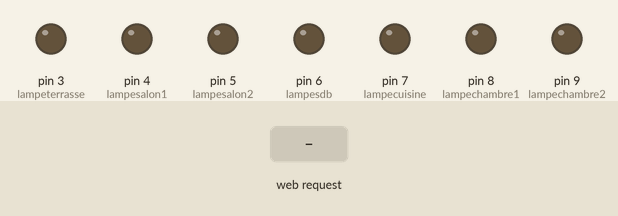
This sketch was run on a simulated Arduino Uno, built with avr-gcc and run on an emulated ATmega328P. Parts: output pins drawn as LEDs (lit = HIGH). The inputs (shaded band) are chosen by the test bench.

Above: at 1.2 s.
1.3 s: HTTP request GET /?L1=1 received
At 2.0 s:
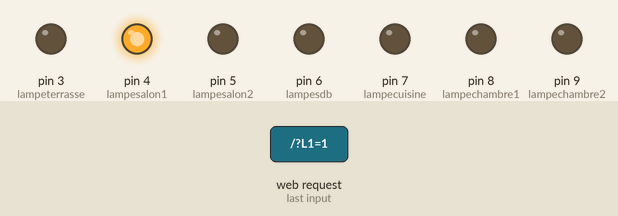
2.8 s: HTTP request GET /?L2=1 received
At 3.2 s:
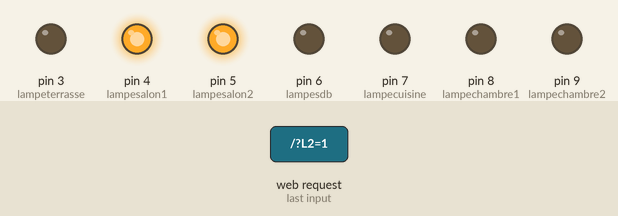
4.3 s: HTTP request GET /?L3=1 received
At 5.5 s:
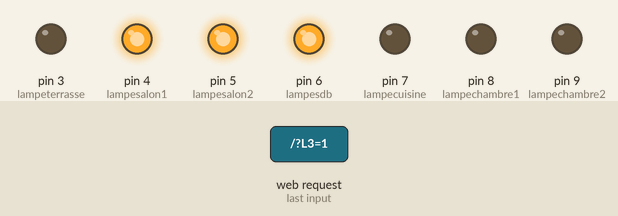
5.8 s: HTTP request GET /?L4=1 received
At 6.7 s:
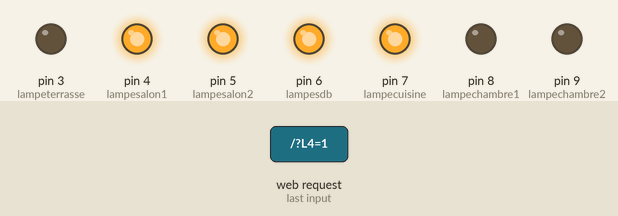
7.3 s: HTTP request GET /?L5=1 received
At 7.8 s:
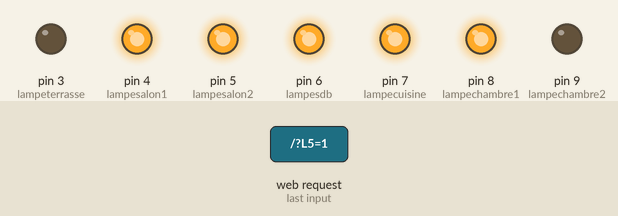
8.8 s: HTTP request GET /?L6=1 received
At 10.1 s:
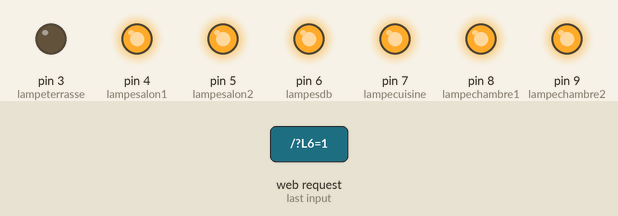
Timing chart, 0 to 11.3 s (numbered marks = the images above; inputs shaded):
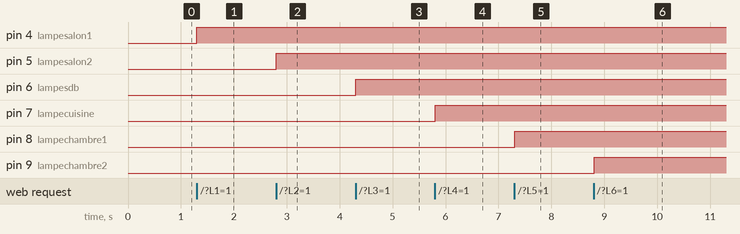

Measured:
- after the input at 1.3 s, pin 4 (lampesalon1): LOW → HIGH at once
- after the input at 2.8 s, pin 5 (lampesalon2): LOW → HIGH at once
- after the input at 4.3 s, pin 6 (lampesdb): LOW → HIGH at once
- after the input at 5.8 s, pin 7 (lampecuisine): LOW → HIGH at once
- after the input at 7.3 s, pin 8 (lampechambre1): LOW → HIGH at once
- after the input at 8.8 s, pin 9 (lampechambre2): LOW → HIGH at once

The sketch:

homeIO_v2.ino
```cpp
#include <SPI.h>
#include <Client.h>
#include <Ethernet.h>
#include <Server.h>

//déterminer l'adresse mac et ip
byte mac[] = {0xDE, 0xAD, 0xBE, 0xEF, 0xFE, 0xED};
byte ip[] = { 192, 168, 1, 177};

//port de communication
EthernetServer server(80);

//correspondance broches entrées/sorties
int lampesalon1 = 4;
int lampesalon2 = 5;
int lampesdb = 6;
int lampecuisine = 7;
int lampechambre1 = 8;
int lampechambre2 = 9;
int lampeterrasse = 3;


int pincapteur=0;
int valeurlue=0;
float temperature=0;

//LUNGHEZZA DELLA STRINGA INVIATA
String readString = String(30);

//IMPOSTA ALL'AVVIO I LED SPENTI
boolean LEDON3 = false;
boolean LEDON4 = false;
boolean LEDON5 = false;
boolean LEDON6 = false;
boolean LEDON7 = false;
boolean LEDON8 = false;
boolean LEDON9 = false;


void setup(){
  Ethernet.begin(mac, ip);
  pinMode(lampesalon1, OUTPUT);
  pinMode(lampesalon2, OUTPUT);
  pinMode(lampesdb, OUTPUT);
  pinMode(lampecuisine, OUTPUT);
  pinMode(lampechambre1, OUTPUT);
  pinMode(lampechambre2, OUTPUT);
  pinMode(lampeterrasse, OUTPUT);
  pinMode(pincapteur, INPUT);
  Serial.begin(9600);

}

void loop(){


  EthernetClient client = server.available();
  if (client) //SE ESISTE UN CLIENTE
  {
    while (client.connected()) // SE IL CLIENTE E' CONNESSO
    {
      if (client.available()) //SE E' TUTTO OK PER INIZIARE
      {
        char c = client.read(); //LEGGI I SINGOLI CARATTERI INVIATI
        if (readString.length() < 100)
        {
          readString += c; //CONCATENA I CARATTERI
        }
        if (c == '\n') //VEDE SE C'E' IL CARATTERE DI FINE STRINGA, PER INDIVIDUARE CHE E' FINITA
        {
          if(readString.indexOf("L1=1") > 0) //IMPOSTA UNA VARIABILE DI TIPO BOLEANA (VERO-FALSO) PER GLI STATI DEL LED
          {
            LEDON4 = true;
          }
          else if (readString.indexOf("L2=1") > 0)
          {
            LEDON5= true;
          }
           else if (readString.indexOf("L3=1") > 0)
          {
            LEDON6= true;
          }
           else if (readString.indexOf("L4=1") > 0)
          {
            LEDON7= true;
          }
           else if (readString.indexOf("L5=1") > 0)
          {
            LEDON8= true;
          }
           else if (readString.indexOf("L6=1") > 0)
          {
            LEDON9= true;
          }
           else if (readString.indexOf("L7=1") > 0)
          {
            LEDON3= true;
          }

          else if(readString.indexOf("L1=0") > 0)
          {
            LEDON4 = false;
          }
          else if (readString.indexOf("L2=0") > 0)
          {
            LEDON5 = false;
          }
          else if (readString.indexOf("L3=0") > 0)
          {
            LEDON6 = false;
          }
          else if (readString.indexOf("L4=0") > 0)
          {
            LEDON7 = false;
          }
          else if (readString.indexOf("L5=0") > 0)
          {
            LEDON8 = false;
          }
          else if (readString.indexOf("L6=0") > 0)
          {
            LEDON9 = false;
          }
          else if (readString.indexOf("L7=0") > 0)
          {
            LEDON3 = false;
          }

          //créer la page HTML

          client.println("HTTP/1.1 200 OK");
          client.println("Content-Type: text/html");
          client.println();
          client.println("<html><head>""</head><body>");
          client.println("<h1><FONT color=red>Ma maison connect&eacutee</FONT></h1>");


          //SALON
          client.println("<h2>Lampe du salon1</h2>");

          //OPERAZIONI DA FARE QUANDO SI CLICCA PER ATTIVARE LEDON1:
          if (LEDON4) {
            digitalWrite(lampesalon1, HIGH);
            client.println("etat: ON<br>");
          }
          else {

            //afficher l'état d'une lampe
            digitalWrite(lampesalon1, LOW );
            client.println("etat: OFF<br>");
          }

          //CREA I PULSANTI RELATIVI A LED1
          client.println("<a href='?L1=0'>ETEINDRE</a>");
          client.println("<a href='?L1=1'>ALLUMER</a>");


          client.println("<h2>Lampe du salon2</h2>");

          //OPERAZIONI DA FARE QUANDO SI CLICCA PER ATTIVARE LEDON2:
          if (LEDON5) {
            digitalWrite(lampesalon2, HIGH);
            client.println("etat: ON<br>");
          }
          else {

            //OPERAZIONI DA FARE QUANDO SI CLICCA PER SPEGNERE LEDON2:
            digitalWrite(lampesalon2, LOW);
            client.println("etat: OFF<br>");
          }

          //CREA I PULSANTI RELATIVI A LED2
          client.println("<a href='?L2=0'>ETEINDRE</a>");
          client.println("<a href='?L2=1'>ALLUMEE</a>");

          //SEPARATEUR
          client.println("<br>______________________________<br>");

            //SALLE DE BAINS
          client.println("<h2>Lampe de la salle de bains</h2>");

          //OPERAZIONI DA FARE QUANDO SI CLICCA PER ATTIVARE LEDON1:
          if (LEDON6) {
            digitalWrite(lampesdb, HIGH);
            client.println("etat: ON<br>");
          }
          else {

            //afficher l'état d'une lampe
            digitalWrite(lampesdb, LOW );
            client.println("etat: OFF<br>");
          }

          //CREA I PULSANTI RELATIVI A LED1
          client.println("<a href='?L3=0'>ETEINDRE</a>");
          client.println("<a href='?L3=1'>ALLUMER</a>");


          //SEPARATEUR
          client.println("<br>______________________________<br>");

            //Cuisine
          client.println("<h2>Lampe de la cuisine</h2>");

          //OPERAZIONI DA FARE QUANDO SI CLICCA PER ATTIVARE LEDON1:
          if (LEDON7) {
            digitalWrite(lampecuisine, HIGH);
            client.println("etat: ON<br>");
          }
          else {

            //afficher l'état d'une lampe
            digitalWrite(lampecuisine, LOW );
            client.println("etat: OFF<br>");
          }

          //CREA I PULSANTI RELATIVI A LED1
          client.println("<a href='?L4=0'>ETEINDRE</a>");
          client.println("<a href='?L4=1'>ALLUMER</a>");

          //SEPARATEUR
          client.println("<br>______________________________<br>");

            //Chambres
          client.println("<h2>Lampe de la chambre1</h2>");

          //OPERAZIONI DA FARE QUANDO SI CLICCA PER ATTIVARE LEDON1:
          if (LEDON8) {
            digitalWrite(lampechambre1, HIGH);
            client.println("etat: ON<br>");
          }
          else {

            //afficher l'état d'une lampe
            digitalWrite(lampechambre1, LOW );
            client.println("etat: OFF<br>");
          }

          //CREA I PULSANTI RELATIVI A LED1
          client.println("<a href='?L5=0'>ETEINDRE</a>");
          client.println("<a href='?L5=1'>ALLUMER</a>");

           client.println("<h2>Lampe de la chambre2</h2>");

          //OPERAZIONI DA FARE QUANDO SI CLICCA PER ATTIVARE LEDON1:
          if (LEDON9) {
            digitalWrite(lampechambre2, HIGH);
            client.println("etat: ON<br>");
          }
          else {

            //afficher l'état d'une lampe
            digitalWrite(lampechambre2, LOW );
            client.println("etat: OFF<br>");
          }

          //CREA I PULSANTI RELATIVI A LED1
          client.println("<a href='?L6=0'>ETEINDRE</a>");
          client.println("<a href='?L6=1'>ALLUMER</a>");

           //SEPARATEUR
          client.println("<br>______________________________<br>");

            //Terrasse
          client.println("<h2>Lampe de la terrasse</h2>");

          //OPERAZIONI DA FARE QUANDO SI CLICCA PER ATTIVARE LEDON1:
          if (LEDON3) {
            digitalWrite(lampeterrasse, HIGH);
            client.println("etat: ON<br>");
          }
          else {

            //afficher l'état d'une lampe
            digitalWrite(lampeterrasse, LOW );
            client.println("etat: OFF<br>");
          }

          //CREA I PULSANTI RELATIVI A LED1
          client.println("<a href='?L7=0'>ETEINDRE</a>");
          client.println("<a href='?L7=1'>ALLUMER</a>");


           //SEPARATEUR
          client.println("<br>______________________________<br>");


          //balise fin de page HTML
          client.println("</body></html>");

          //SI PREPARA PER UNA NUOVA ISTRUZIONE
          readString="";

          //TERMINA LE OPERAZIONI CLIENTE
          client.stop();
        }
      }
    }
  } }
```
